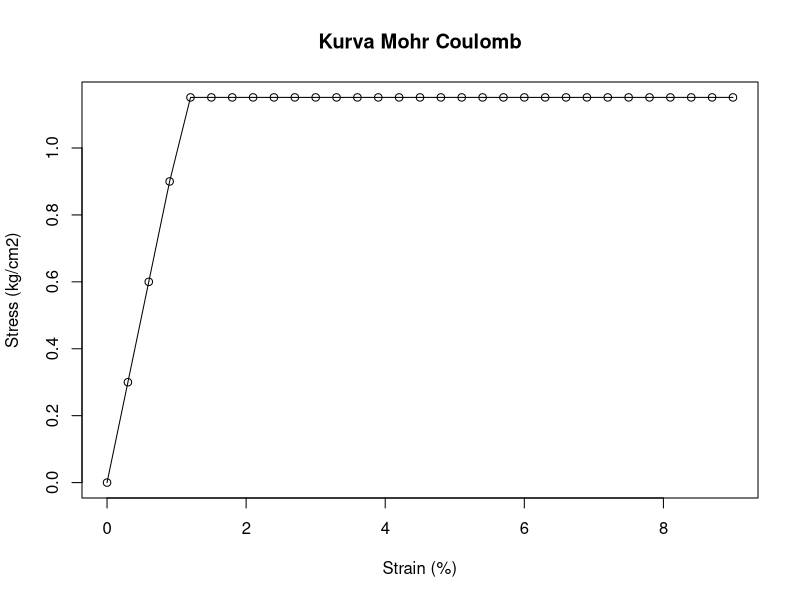
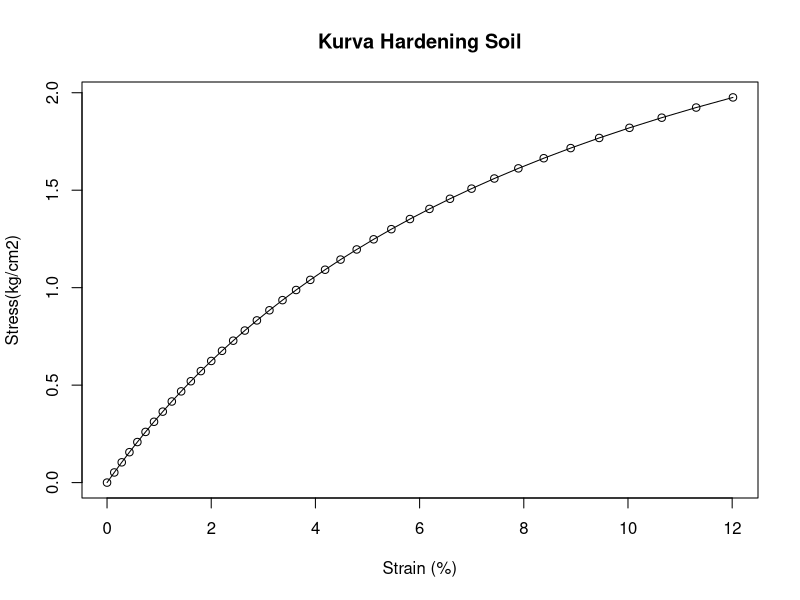

Generate these figures, in order, with R:
#Setup initial data MOHR COULOMB
strain<-seq(0, 9, by=0.3)
length(strain)
E<-1
c<-0.288
sigma<-2.1
phi<-0.39 #dalam radians, dalam degree = 22.4

#Stress at Failure
peak<-c+sigma*tan(phi)

#Area Linear
stress<-E*strain
length(stress)

#Area Plastis
stress<-ifelse(stress<peak, stress, peak)
print(stress)

#Plotting grafik
plot(strain,stress, type="o", main="Kurva Mohr Coulomb", xlab="Strain (%)", ylab="Stress (kg/cm2)")


#Setup Initial data HARDENING SOIL
library(pracma)
Rf<- 0.7
m<- 0.5
pref<- 1
E50ref<- 0.19
stressd<-seq(0, 2, by=0.052)
strainHs<-seq(0, 9, by=0.3)

#Nilai E50
E50<-E50ref*((sigma+c*cot(phi))/(sigma+c*cot(phi)))^m

#Nilai qf dan qa
qf<-((6*sin(phi))/(3-sin(phi)))*(sigma+c*cot(phi))
qa<-qf/Rf


#Nilai Stress
stressHS<-ifelse(stressd<qf, stressd, qf)
print(stressHS)

#Nilai Strain
strainHS<-ifelse(stressd<qf, qa/(2*E50)*stressHS/(qa-stressd), strainHS)
print(strainHS)

#Plot Grafik 
plot(strainHS, stressHS, type="o", main="Kurva Hardening Soil", xlab="Strain (%)", ylab="Stress(kg/cm2)")

